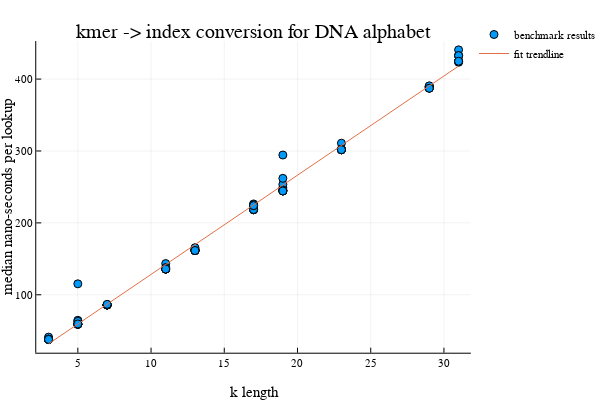

Source (notebook cell):
### Code cell
xs = Float64[]
ys = Float64[]
subsampling_size = 10
for (k, result) in zip(ks, results)
    for time in rand(result.times, subsampling_size)
        push!(xs, k)
        push!(ys, time)
    end
end

p = StatsPlots.scatter(
    xs,
    ys,
    title = "kmer -> index conversion for DNA alphabet",
    ylabel="median nano-seconds per lookup",
    xlabel="k length",
    label="benchmark results",
    legend=:outertopright
)

linear_model = GLM.lm(GLM.@formula(y ~ x), DataFrames.DataFrame(x = xs, y = ys))
fit_xs = collect(minimum(xs):maximum(xs))
fit_ys = map(x -> GLM.coef(linear_model)[1] + GLM.coef(linear_model)[2] * x, fit_xs)

StatsPlots.plot!(p, 
    fit_xs,
    fit_ys,
    label="fit trendline"
)

### Figure 1 — Plotly figure (JSON) as saved in the notebook; plotly's stock layout.template omitted (floating-point values rounded to 4 significant figures)
{"data": [{"colorbar": {"title": ""}, "legendgroup": "benchmark results", "marker": {"color": "rgba(0, 154, 250, 1.000)", "line": {"color": "rgba(0, 0, 0, 1.000)", "width": 1}, "size": 8, "symbol": "circle"}, "mode": "markers", "name": "benchmark results", "showlegend": true, "type": "scatter", "x": [3, 3, 3, 3, 3, 3, 3, 3, 3, 3, 5, 5, 5, 5, 5, 5, 5, 5, 5, 5, 7, 7, 7, 7, 7, 7, 7, 7, 7, 7, 11, 11, 11, 11, 11, 11, 11, 11, 11, 11, 13, 13, 13, 13, 13, 13, 13, 13, 13, 13, 17, 17, 17, 17, 17, 17, 17, 17, 17, 17, 19, 19, 19, 19, 19, 19, 19, 19, 19, 19, 23, 23, 23, 23, 23, 23, 23, 23, 23, 23, 29, 29, 29, 29, 29, 29, 29, 29, 29, 29, 31, 31, 31, 31, 31, 31, 31, 31, 31, 31], "xaxis": "x1", "y": [37.93, 41.11, 37.93, 37.93, 37.93, 37.94, 37.93, 37.93, 37.93, 37.93, 59.45, 58.84, 59.45, 115.2, 58.85, 58.84, 59.16, 64.49, 63.05, 59.46, 85.82, 85.82, 85.81, 85.82, 85.81, 85.82, 85.82, 85.81, 85.82, 86.72, 135.8, 143.4, 135.8, 137.9, 135.8, 135.8, 135.8, 135.8, 135.8, 135.8, 161.6, 163.7, 161.9, 161.6, 161.6, 161.6, 161.6, 165.5, 161.6, 161.6, 218.3, 226.3, 218.3, 224.1, 218.3, 219.5, 218.6, 225.2, 224.1, 224.1, 248.9, 244.4, 244.4, 253.7, 294.4, 244.4, 245.6, 245.6, 244.4, 261.9, 301.8, 302.0, 302.0, 310.9, 302.0, 301.7, 302.4, 301.7, 301.8, 301.8, 389.7, 387.9, 389.7, 389.7, 387.9, 387.9, 389.7, 387.2, 390.6, 387.3, 432.7, 424.8, 423.4, 440.7, 424.8, 424.9, 424.8, 432.7, 432.7, 424.8], "yaxis": "y1", "zmax": null, "zmin": null}, {"colorbar": {"title": ""}, "legendgroup": "fit trendline", "line": {"color": "rgba(227, 111, 71, 1.000)", "dash": "solid", "shape": "linear", "width": 1}, "mode": "lines", "name": "fit trendline", "showlegend": true, "type": "scatter", "x": [3, 4, 5, 6, 7, 8, 9, 10, 11, 12, 13, 14, 15, 16, 17, 18, 19, 20, 21, 22, 23, 24, 25, 26, 27, 28, 29, 30, 31], "xaxis": "x1", "y": [31.69, 45.49, 59.29, 73.1, 86.9, 100.7, 114.5, 128.3, 142.1, 155.9, 169.7, 183.5, 197.3, 211.1, 224.9, 238.7, 252.5, 266.3, 280.1, 293.9, 307.7, 321.5, 335.3, 349.1, 362.9, 376.7, 390.5, 404.3, 418.1], "yaxis": "y1", "zmax": null, "zmin": null}], "layout": {"annotations": [{"font": {"color": "rgba(0, 0, 0, 1.000)", "family": "sans-serif", "size": 20}, "rotation": 0, "showarrow": false, "text": "kmer -> index conversion for DNA alphabet", "x": 0.535, "xanchor": "center", "xref": "paper", "y": 1, "yanchor": "top", "yref": "paper"}], "height": 400, "legend": {"bgcolor": "rgba(255, 255, 255, 1.000)", "bordercolor": "rgba(0, 0, 0, 1.000)", "font": {"color": "rgba(0, 0, 0, 1.000)", "family": "sans-serif", "size": 11}, "tracegroupgap": 0, "x": 1, "y": 1}, "margin": {"b": 20, "l": 0, "r": 0, "t": 20}, "paper_bgcolor": "rgba(255, 255, 255, 1.000)", "plot_bgcolor": "rgba(255, 255, 255, 1.000)", "showlegend": true, "width": 600, "xaxis": {"anchor": "y1", "domain": [0.07647, 0.9934], "gridcolor": "rgba(0, 0, 0, 0.100)", "gridwidth": 0.5, "linecolor": "rgba(0, 0, 0, 1.000)", "mirror": false, "range": [2.16, 31.84], "showgrid": true, "showline": true, "showticklabels": true, "tickangle": 0, "tickcolor": "rgb(0, 0, 0)", "tickfont": {"color": "rgba(0, 0, 0, 1.000)", "family": "sans-serif", "size": 11}, "tickmode": "array", "ticks": "inside", "ticktext": ["5", "10", "15", "20", "25", "30"], "tickvals": [5, 10, 15, 20, 25, 30], "title": "k length", "titlefont": {"color": "rgba(0, 0, 0, 1.000)", "family": "sans-serif", "size": 15}, "type": "-", "visible": true, "zeroline": false, "zerolinecolor": "rgba(0, 0, 0, 1.000)"}, "yaxis": {"anchor": "x1", "domain": [0.07581, 0.9415], "gridcolor": "rgba(0, 0, 0, 0.100)", "gridwidth": 0.5, "linecolor": "rgba(0, 0, 0, 1.000)", "mirror": false, "range": [19.42, 452.9], "showgrid": true, "showline": true, "showticklabels": true, "tickangle": 0, "tickcolor": "rgb(0, 0, 0)", "tickfont": {"color": "rgba(0, 0, 0, 1.000)", "family": "sans-serif", "size": 11}, "tickmode": "array", "ticks": "inside", "ticktext": ["100", "200", "300", "400"], "tickvals": [100, 200, 300, 400], "title": "median nano-seconds per lookup", "titlefont": {"color": "rgba(0, 0, 0, 1.000)", "family": "sans-serif", "size": 15}, "type": "-", "visible": true, "zeroline": false, "zerolinecolor": "rgba(0, 0, 0, 1.000)"}}}
